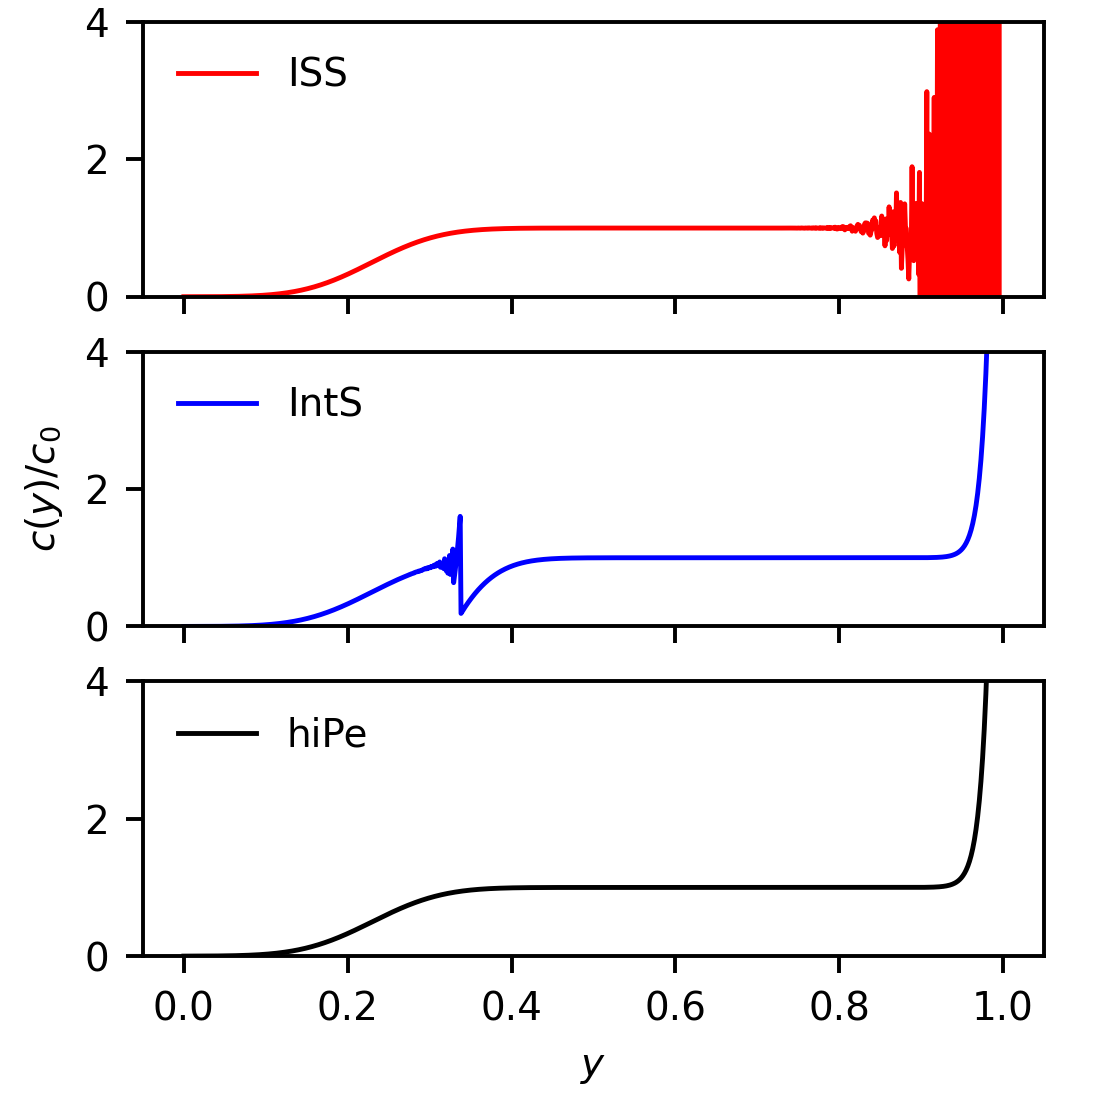

Generate this figure with Python:
# -*- coding: utf-8 -*-
"""
Compare ISS, IntS and hiPe solutions at specific (tau, alpha) illustrating the
instability of ISS and IntS and the necessity of hiPe

alpha = 0.01
tau = 0.23
"""

SAVEFIG = False

#%% Imports

import numpy as np
import matplotlib.pyplot as plt


import sys
sys.path.append('..') # make masonweaver_analytic available here

from masonweaver_analytic import MW_adim_ISS, MW_adim_IntS, MW_adim_hiPe

#%% Configure plotting

from matplotlib import rcParams
rcParams['lines.linewidth'] = 1.0
rcParams['axes.labelsize'] = 8
rcParams['xtick.labelsize'] = 8
rcParams['ytick.labelsize'] = 8
rcParams['axes.labelsize'] = 8
rcParams['legend.fontsize'] = 8
rcParams['figure.figsize'] = (3.149, 3.149*1.0) # 80mm x xxx mm
rcParams['figure.subplot.left'] = 0.13
rcParams['figure.subplot.right'] = 0.95   
rcParams['figure.subplot.bottom'] = 0.13
rcParams['figure.subplot.top'] = 0.98
rcParams['legend.frameon'] = False


#%% Numerically evaluate different analytic solutions at same alpha, tau

alpha = 0.01
tau = 0.23

yy = np.linspace(0,1,1000)
ccISS = MW_adim_ISS(yy, tau, alpha)
ccInt = MW_adim_IntS(yy, tau, alpha)
cchiPe = MW_adim_hiPe(yy, tau, alpha)

#%% Plot results

plt.figure(1)
plt.clf()

plt.subplot(311)
plt.plot(yy,ccISS, 'r', label = 'ISS')
plt.gca().axes.xaxis.set_ticklabels([])
plt.legend(frameon = False)
plt.ylim(0,4)

plt.subplot(312)
plt.plot(yy,ccInt, 'b', label = 'IntS')
plt.gca().axes.xaxis.set_ticklabels([])
plt.ylabel('$c(y) / c_0$')
plt.legend(frameon = False)
plt.ylim(0,4)

plt.subplot(313)
plt.plot(yy,cchiPe, 'k', label = 'hiPe')
plt.legend(frameon = False)
plt.ylim(0,4)
plt.xlabel('$y$')

if SAVEFIG:
    plt.savefig('FIG_ISS_IntS_hiPe_instability.png',
                dpi = 350)

plt.show()
